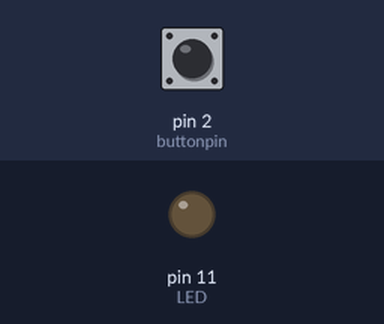
Bench run of a sketch on a simulated Arduino Uno, built with avr-gcc and run on an emulated ATmega328P. Parts: output pins drawn as LEDs (lit = HIGH). Inputs (shaded band) come from the test bench; at power-on: pin 2 (buttonpin) LOW.

Above: at 1.2 s.
1.3 s: pin 2 (buttonpin) pulled HIGH for 0.15 s
At 1.37 s:
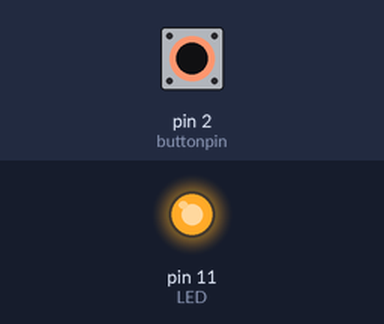
2.9 s: pin 2 (buttonpin) pulled HIGH for 3.2 s
At 6.4 s:
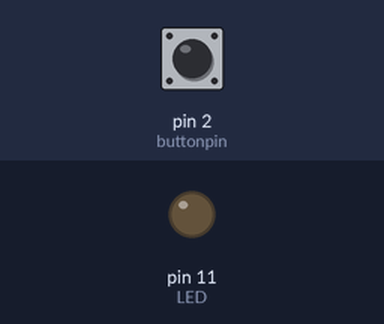
Timing chart, 0 to 7.9 s (numbered marks = the images above; inputs shaded):
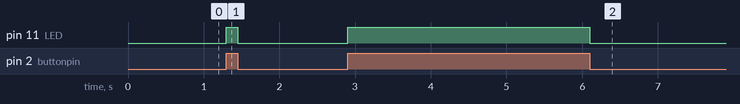

Measured:
- after the input at 1.3 s, pin 11 (LED): LOW → HIGH at once, → LOW 0.15 s later
- after the input at 2.9 s, pin 11 (LED): LOW → HIGH at once, → LOW 3.2 s later

The sketch:

LED_and_Pushswitch.ino
```cpp
int buttonpin = 2;
int LED = 11;
void setup()
{
 pinMode(buttonpin, INPUT);
 pinMode(LED, OUTPUT);
}
void loop()
{
 int buttoninput = digitalRead(buttonpin);
 if (buttoninput == HIGH)
 {
   digitalWrite(LED, HIGH);
 }
 else
 {
   digitalWrite(LED, LOW);
 }
}
```
